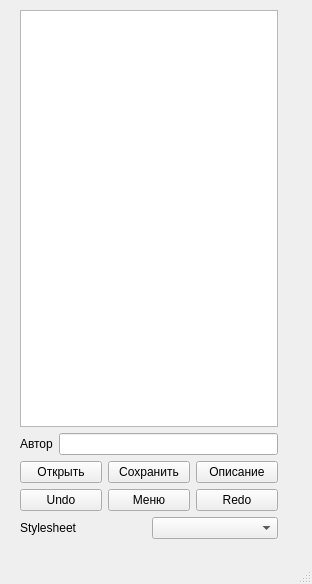
<?xml version="1.0" encoding="UTF-8"?>
<ui version="4.0">
 <class>MainWindow</class>
 <widget class="QMainWindow" name="MainWindow">
  <property name="geometry">
   <rect>
    <x>0</x>
    <y>0</y>
    <width>312</width>
    <height>584</height>
   </rect>
  </property>
  <property name="minimumSize">
   <size>
    <width>312</width>
    <height>550</height>
   </size>
  </property>
  <property name="maximumSize">
   <size>
    <width>1920</width>
    <height>1080</height>
   </size>
  </property>
  <property name="windowTitle">
   <string>Блокнот</string>
  </property>
  <widget class="QWidget" name="centralwidget">
   <widget class="QWidget" name="layoutWidget">
    <property name="geometry">
     <rect>
      <x>20</x>
      <y>10</y>
      <width>258</width>
      <height>529</height>
     </rect>
    </property>
    <layout class="QVBoxLayout" name="verticalLayout">
     <item>
      <widget class="QTextEdit" name="textEdit"/>
     </item>
     <item>
      <layout class="QHBoxLayout" name="horizontalLayout_3">
       <item>
        <widget class="QLabel" name="label_2">
         <property name="text">
          <string>Автор</string>
         </property>
        </widget>
       </item>
       <item>
        <widget class="QLineEdit" name="lineEdit"/>
       </item>
      </layout>
     </item>
     <item>
      <layout class="QHBoxLayout" name="horizontalLayout">
       <item>
        <widget class="QPushButton" name="btn_open">
         <property name="text">
          <string>Открыть</string>
         </property>
        </widget>
       </item>
       <item>
        <widget class="QPushButton" name="btn_save">
         <property name="text">
          <string>Сохранить</string>
         </property>
        </widget>
       </item>
       <item>
        <widget class="QPushButton" name="desc_btn">
         <property name="text">
          <string>Описание</string>
         </property>
        </widget>
       </item>
      </layout>
     </item>
     <item>
      <layout class="QHBoxLayout" name="horizontalLayout_2">
       <item>
        <widget class="QPushButton" name="btn_undo">
         <property name="text">
          <string>Undo</string>
         </property>
        </widget>
       </item>
       <item>
        <widget class="QPushButton" name="btn_menu">
         <property name="text">
          <string>Меню</string>
         </property>
        </widget>
       </item>
       <item>
        <widget class="QPushButton" name="btn_redo">
         <property name="text">
          <string>Redo</string>
         </property>
        </widget>
       </item>
      </layout>
     </item>
     <item>
      <layout class="QHBoxLayout" name="horizontalLayout_4">
       <item>
        <widget class="QLabel" name="label_3">
         <property name="text">
          <string>Stylesheet</string>
         </property>
        </widget>
       </item>
       <item>
        <widget class="QComboBox" name="comboBox"/>
       </item>
      </layout>
     </item>
    </layout>
   </widget>
  </widget>
  <widget class="QMenuBar" name="menubar">
   <property name="geometry">
    <rect>
     <x>0</x>
     <y>0</y>
     <width>312</width>
     <height>21</height>
    </rect>
   </property>
  </widget>
  <widget class="QStatusBar" name="statusbar"/>
 </widget>
 <resources/>
 <connections/>
</ui>
